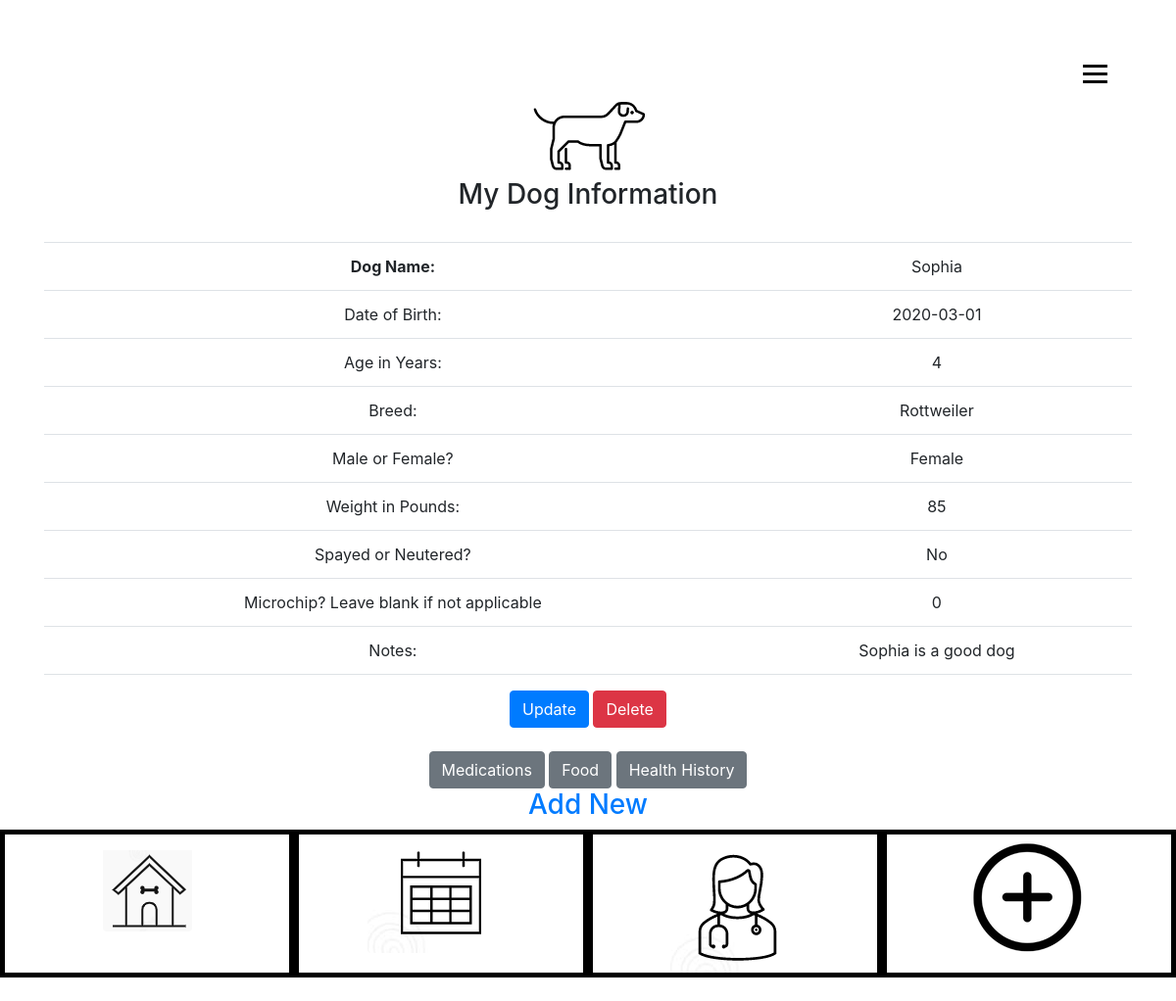
/dog-create.php, run on the app's committed database.
### tables this page shows
CREATE TABLE `tbl_dog` (
  `DogId` int(15) NOT NULL,
  `flddogHandler` varchar(50) NOT NULL,
  `flddogName` varchar(50) NOT NULL,
  `flddogDOB` date NOT NULL,
  `flddogAgeInYears` decimal(4,0) NOT NULL,
  `flddogBreed` varchar(50) NOT NULL,
  `flddogSex` varchar(10) NOT NULL,
  `flddogWeightInPounds` int(6) NOT NULL,
  `flddogSterilized` varchar(10) NOT NULL,
  `flddogMicrochip` int(25) NOT NULL,
  `flddogNotes` varchar(150) NOT NULL
);

### dog-read.php (the view, shortened to what this page needs)
<?php
include 'db.php';
  $sql = "select * from tbl_dog";
  $result = $conn->query($sql);
  while($row = $result->fetch_assoc()) {
    echo "<tr>";
    if (isset($_POST["DogId"])){
    if ($row['DogId'] == $_GET['DogId']) {
        echo '<form class="form-inline m-2" action="dog-update.php" method="POST">';
        echo '<td><input type="text" class="form-control" name="dogname" value="'.$row['flddogName'].'"></td>';
        echo '<td><input type="number" class="form-control" name="dogDOB" value="'.$row['flddogDOB'].'"></td>';
        echo '<td><input type="text" class="form-control" name="dogageinyears" value="'.$row['flddogAgeInYears'].'"></td>';
        echo '<td><input type="text" class="form-control" name="dogbreed" value="'.$row['flddogBreed'].'"></td>';
        echo '<td><input type="text" class="form-control" name="dogsex" value="'.$row['fldDogSex'].'"></td>';
        echo '<td><input type="text" class="form-control" name="dogweightinpounds" value="'.$row['flddogWeightInPounds'].'"></td>';
        echo '<td><input type="text" class="form-control" name="dogsterilized" value="'.$row['flddogSterilized'].'"></td>';
        echo '<td><input type="text" class="form-control" name="dogmicrochip" value="'.$row['flddogMicrochip'].'"></td>';
        echo '<td><input type="text" class="form-control" name="dognotes" value="'.$row['flddogNotes'].'"></td>';
        echo '<td><button type="submit" class="btn btn-primary">Save</button></td>';
        echo '<input type="hidden" name="DogId" value="'.$row['DogId'].'">';
        echo '</form>';
      }} else {
        echo "</tr>";        echo "<br>";
      echo "<td> <b>Dog Name:<b></td>";
        echo "<td>" . $row['flddogName'] . "</td>";
        echo "<td> Date of Birth:</td>";
        echo "<td>" . $row['flddogDOB'] . "</td>";
        echo "<td> Age in Years:</td>";
        echo "<td>" . $row['flddogAgeInYears'] . "</td>";
        echo "<td> Breed:</td>";
        echo "<td>" . $row['flddogBreed'] . "</td>";
        echo "<td> Male or Female? </td>";
        echo "<td>" . $row['flddogSex'] . "</td>";
        echo "<td> Weight in Pounds: </td>";
        echo "<td>" . $row['flddogWeightInPounds'] . "</td>";
        echo "<td> Spayed or Neutered? </td>";
        echo "<td>" . $row['flddogSterilized'] . "</td>";
        echo "<td>Microchip? Leave blank if not applicable </td>";
        echo "<td>" . $row['flddogMicrochip'] . "</td>";
        echo "<td> Notes: </td>";
        echo "<td>" . $row['flddogNotes'] . "</td>";
      }
  }
?>

### data on the page
tbl_dog: flddogName "Sophia", flddogDOB "2020-03-01", flddogAgeInYears "4", flddogBreed "Rottweiler", flddogSex "Female", flddogWeightInPounds "85", flddogSterilized "No", flddogMicrochip "0", flddogNotes "Sophia is a good dog"
